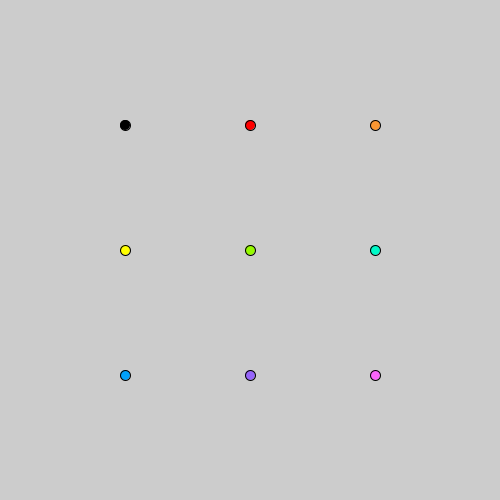
Frame 1 (no input)
Frame 60 (the mouse pressed at the canvas centre just before this capture): identical to frame 1, image omitted
Frame 120 (the mouse held since frame 60 and released just before this capture): identical to frame 1, image omitted

The Processing sketch that drew this single still picture (run headless with seeded random() and noise(); from frame 60 on, the mouse is pressed at the canvas centre):

// Processing sketch: processing_71297
// ── processing_71297.pde

//Grace O C.P. 1 Mods 14-15

void setup()
{
  size(500, 500);
  fill(0);
  ellipse(500/4, 500/4, 10, 10);
  fill(255,0,0);
  ellipse(500/2, 500/4, 10, 10);
  fill(250,150,50);
  ellipse(1500/4, 500/4, 10, 10);
  fill(255,255,0);
  ellipse(500/4, 500/2, 10, 10);
  fill(150,250,0);
  ellipse(500/2, 500/2, 10, 10);
  fill(0,250,200);
  ellipse(1500/4, 500/2, 10, 10);
  fill(0,160,250);
  ellipse(500/4, 1500/4, 10, 10);
  fill(150,100,250);
  ellipse(500/2, 1500/4, 10, 10);
  fill(250,100,250);
  ellipse(1500/4, 1500/4, 10, 10);
}
void draw()
{
}
void mousePressed()
{
  
  noFill();
  ellipse(mouseX,mouseY,40,40);
}
void mouseDragged()
{
  

  strokeWeight(1);
  line(pmouseX,pmouseY,mouseX,mouseY);
}
void keyPressed()
{
  noFill();
  int x = 40;
  if (keyPressed == true && key == 'n')
  {
    while (x<100)
    {
     
      {
      ellipse(mouseX,mouseY,x,x);
      x = x + 10;
      }
      
    }
  }
  else
  {
  background(200);
  fill(0);
  ellipse(500/4, 500/4, 10, 10);
  fill(255,0,0);
  ellipse(500/2, 500/4, 10, 10);
  fill(250,150,50);
  ellipse(1500/4, 500/4, 10, 10);
  fill(255,255,0);
  ellipse(500/4, 500/2, 10, 10);
  fill(150,250,0);
  ellipse(500/2, 500/2, 10, 10);
  fill(0,250,200);
  ellipse(1500/4, 500/2, 10, 10);
  fill(0,160,250);
  ellipse(500/4, 1500/4, 10, 10);
  fill(150,100,250);
  ellipse(500/2, 1500/4, 10, 10);
  fill(250,100,250);
  ellipse(1500/4, 1500/4, 10, 10);
  }
  
  }
